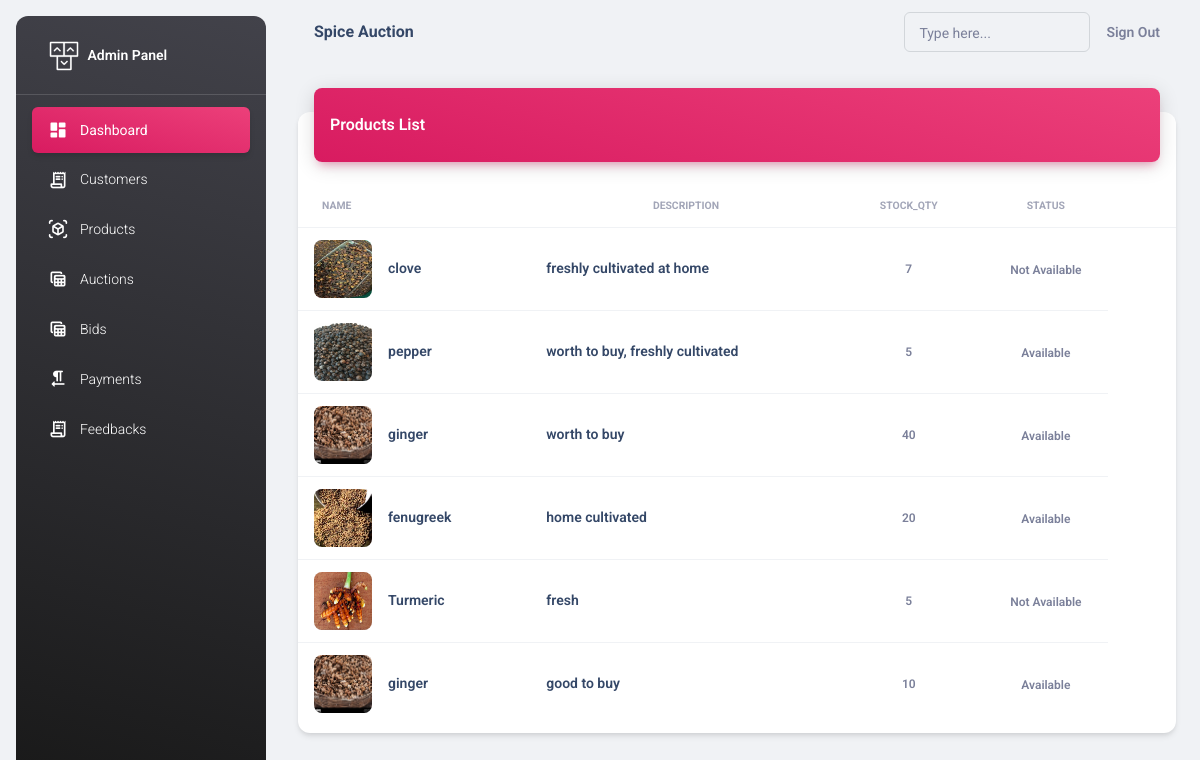
The app's page /adminapi/products/ (signed in), older data.
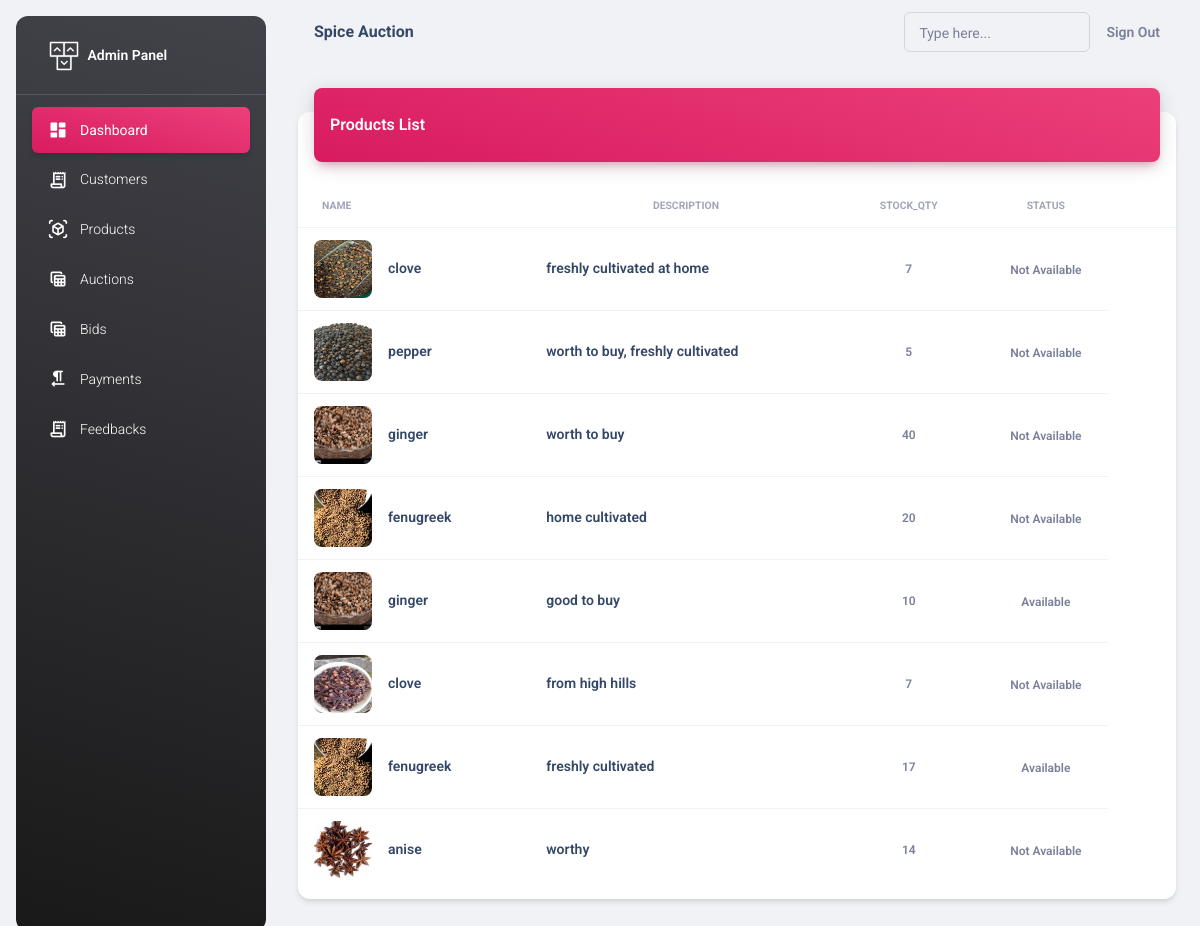
The same page, newer data.
### adminapi/models.py (models this page shows, shortened)
class Spice(models.Model):
    seller = models.ForeignKey(Seller, on_delete=models.CASCADE)
    name = models.CharField(max_length=100)
    description = models.CharField(max_length=100)
    stock_quantity = models.PositiveIntegerField(default=0)
    image = models.ImageField(upload_to="images", null=True)
    created_at = models.DateTimeField(auto_now_add=True)
    choices= [
        ('Available', 'Available'),
        ('Not Available', 'Not Available'),
    ]
    status=models.CharField(max_length=50, choices=choices, default='Available')

### adminapi/views.py (the view)
# urls.py: path("products/",views.ProductsView.as_view(),name="products"),
@method_decorator(decs,name="dispatch")
class ProductsView(ListView):
    template_name="products.html"
    model=Spice
    context_object_name="spices"

### adminapi/views.py (called while the page is built)
def signin_required(fn):
    def wrapper(request,*args,**kwargs):
        if not request.user.is_authenticated:
            messages.error(request,"invalid session!..please login")
            return redirect("adminsignin")
        else:
            return fn(request,*args,**kwargs)
    return wrapper

def is_admin(fn):
    def wrapper(request,*args,**kwargs):
        if not request.user.is_superuser:
            messages.error(request,"Permission denied for current user !")
            return redirect("adminsignin")
        else:
            return fn(request,*args,**kwargs)
    return wrapper

### adminapi/templates/products.html
{%extends 'base.html'%}
{%load static%}
{%block body_block%}
<div class="container-fluid py-4">
    <div class="row">
      <div class="col-12">
        <div class="card my-4">
          <div class="card-header p-0 position-relative mt-n4 mx-3 z-index-2">
            <div class="bg-gradient-primary shadow-primary border-radius-lg pt-4 pb-3">
              <h6 class="text-white text-capitalize ps-3">Products List</h6>
            </div>
          </div>
          <div class="card-body px-0 pb-2">
            <div class="table-responsive p-0">
              <table class="table align-items-center mb-0">
                <thead>
                  <tr>
                    <th class="text-uppercase text-secondary text-xxs font-weight-bolder opacity-7">Name</th>
                    <th class="text-center text-uppercase text-secondary text-xxs font-weight-bolder opacity-7">Description</th>
                    <th class="text-center text-uppercase text-secondary text-xxs font-weight-bolder opacity-7">Stock_qty</th>
                    <th class="text-center text-uppercase text-secondary text-xxs font-weight-bolder opacity-7">Status</th>
                    <th class="text-secondary opacity-7"></th>
                  </tr>
                </thead>
                <tbody>
                    {%for s in spices%}
                        <tr>
                            <td>
                            <div class="d-flex px-2 py-1">
                                <div>
                                <img src="{{s.image.url}}" class="avatar avatar-lg me-3 border-radius-lg">
                                </div>
                                <div class="d-flex flex-column justify-content-center">
                                <h6 class="mb-0 text-sm">{{s.name}}</h6>
                                </div>
                            </div>
                            </td>
                            <td>
                            <h6 class="mb-0 text-sm">{{s.description}}</h6>
                            </td>
                            <td class="align-middle text-center text-sm">
                            <span class="text-secondary text-xs font-weight-bold">{{s.stock_quantity}}</span>
                            </td>
                            <td class="align-middle text-center">
                            <span class="text-secondary text-xs font-weight-bold">{{s.status}}</span>
                            </td>
                        </tr>
                    {%endfor%}
                </tbody>
              </table>
            </div>
          </div>
        </div>
      </div>
    </div>
  </div>
{%endblock%}

Row changes from the older to the newer data that the page shows:
removed Spice: image (picture), name "Turmeric", description "fresh", stock_quantity "5", status "Not Available"
changed Spice "pepper": status "Available" → "Not Available"
changed Spice "worth to buy": status "Available" → "Not Available"
changed Spice "home cultivated": status "Available" → "Not Available"
added Spice: image (picture), name "clove", description "from high hills", stock_quantity "7", status "Not Available"
added Spice: image (picture), name "fenugreek", description "freshly cultivated", stock_quantity "17", status "Available"
added Spice: image (picture), name "anise", description "worthy", stock_quantity "14", status "Not Available"
